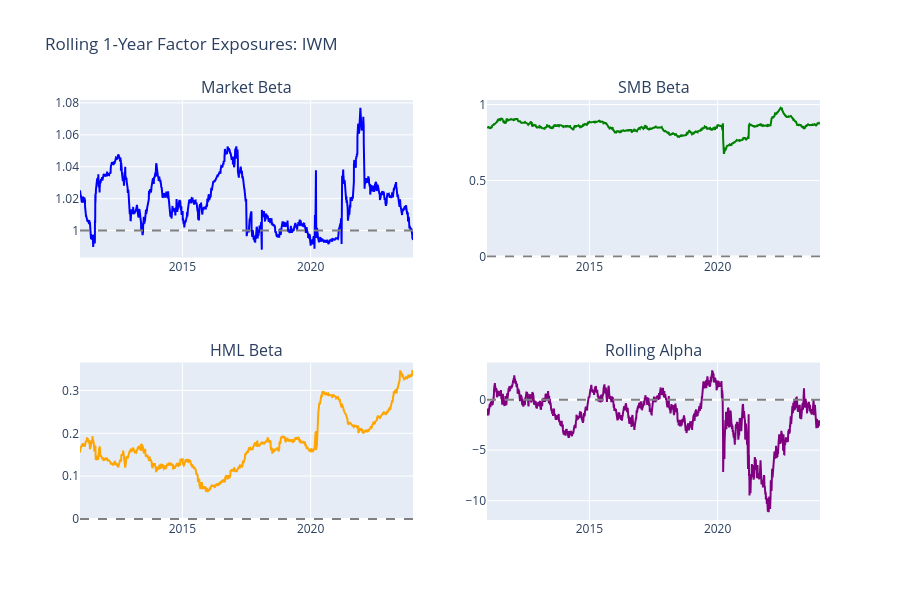

Notebook cell for this chart:
### Code cell
# Visualize rolling factor exposures
fig = make_subplots(
    rows=2, cols=2, subplot_titles=["Market Beta", "SMB Beta", "HML Beta", "Rolling Alpha"]
)

fig.add_trace(
    go.Scatter(x=rolling_iwm.index, y=rolling_iwm["beta_mkt"], name="Mkt", line=dict(color="blue")),
    row=1,
    col=1,
)
fig.add_hline(y=1, line_dash="dash", line_color="gray", row=1, col=1)

fig.add_trace(
    go.Scatter(
        x=rolling_iwm.index, y=rolling_iwm["beta_smb"], name="SMB", line=dict(color="green")
    ),
    row=1,
    col=2,
)
fig.add_hline(y=0, line_dash="dash", line_color="gray", row=1, col=2)

fig.add_trace(
    go.Scatter(
        x=rolling_iwm.index, y=rolling_iwm["beta_hml"], name="HML", line=dict(color="orange")
    ),
    row=2,
    col=1,
)
fig.add_hline(y=0, line_dash="dash", line_color="gray", row=2, col=1)

fig.add_trace(
    go.Scatter(
        x=rolling_iwm.index, y=rolling_iwm["alpha"] * 100, name="Alpha", line=dict(color="purple")
    ),
    row=2,
    col=2,
)
fig.add_hline(y=0, line_dash="dash", line_color="gray", row=2, col=2)

fig.update_layout(
    title=f"Rolling 1-Year Factor Exposures: {rolling_symbol}",
    height=600,
    showlegend=False,
)
fig.show()

### Figure 1 — Plotly figure (JSON) as saved in the notebook; plotly's stock layout.template omitted (floating-point values rounded to 4 significant figures; data arrays with more than 128 entries replaced by an {"elided": "..."} marker saying what was removed)
{"data": [{"line": {"color": "blue"}, "name": "Mkt", "type": "scatter", "x": {"elided": "3269 str values"}, "xaxis": "x", "y": {"elided": "3269 float values"}, "yaxis": "y"}, {"line": {"color": "green"}, "name": "SMB", "type": "scatter", "x": {"elided": "3269 str values"}, "xaxis": "x2", "y": {"elided": "3269 float values"}, "yaxis": "y2"}, {"line": {"color": "orange"}, "name": "HML", "type": "scatter", "x": {"elided": "3269 str values"}, "xaxis": "x3", "y": {"elided": "3269 float values"}, "yaxis": "y3"}, {"line": {"color": "purple"}, "name": "Alpha", "type": "scatter", "x": {"elided": "3269 str values"}, "xaxis": "x4", "y": {"elided": "3269 float values"}, "yaxis": "y4"}], "layout": {"annotations": [{"font": {"size": 16}, "showarrow": false, "text": "Market Beta", "x": 0.225, "xanchor": "center", "xref": "paper", "y": 1.0, "yanchor": "bottom", "yref": "paper"}, {"font": {"size": 16}, "showarrow": false, "text": "SMB Beta", "x": 0.775, "xanchor": "center", "xref": "paper", "y": 1.0, "yanchor": "bottom", "yref": "paper"}, {"font": {"size": 16}, "showarrow": false, "text": "HML Beta", "x": 0.225, "xanchor": "center", "xref": "paper", "y": 0.375, "yanchor": "bottom", "yref": "paper"}, {"font": {"size": 16}, "showarrow": false, "text": "Rolling Alpha", "x": 0.775, "xanchor": "center", "xref": "paper", "y": 0.375, "yanchor": "bottom", "yref": "paper"}], "height": 600, "shapes": [{"line": {"color": "gray", "dash": "dash"}, "type": "line", "x0": 0, "x1": 1, "xref": "x domain", "y0": 1, "y1": 1, "yref": "y"}, {"line": {"color": "gray", "dash": "dash"}, "type": "line", "x0": 0, "x1": 1, "xref": "x2 domain", "y0": 0, "y1": 0, "yref": "y2"}, {"line": {"color": "gray", "dash": "dash"}, "type": "line", "x0": 0, "x1": 1, "xref": "x3 domain", "y0": 0, "y1": 0, "yref": "y3"}, {"line": {"color": "gray", "dash": "dash"}, "type": "line", "x0": 0, "x1": 1, "xref": "x4 domain", "y0": 0, "y1": 0, "yref": "y4"}], "showlegend": false, "title": {"text": "Rolling 1-Year Factor Exposures: IWM"}, "xaxis": {"anchor": "y", "domain": [0.0, 0.45]}, "xaxis2": {"anchor": "y2", "domain": [0.55, 1.0]}, "xaxis3": {"anchor": "y3", "domain": [0.0, 0.45]}, "xaxis4": {"anchor": "y4", "domain": [0.55, 1.0]}, "yaxis": {"anchor": "x", "domain": [0.625, 1.0]}, "yaxis2": {"anchor": "x2", "domain": [0.625, 1.0]}, "yaxis3": {"anchor": "x3", "domain": [0.0, 0.375]}, "yaxis4": {"anchor": "x4", "domain": [0.0, 0.375]}}}
